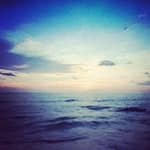
#> input picture filt.jpg, 150 x 150 px
$ python learn3.py
#> lines starting #> are read from the running program, lines starting #| are printed output that depends on the picture
import functools
def log( *args ):
    def decorator( func ):
        @functools.wraps(func)
        def wrapper():
            print('%s %s():' %( args[0] if len( args )>0 else "call" ,func.__name__ ))
            func()
            print('%s %s():' % (args[0] if len(args) > 0 else "call", func.__name__))
        return wrapper
    return decorator
@log()
def now():
    print( "ssss" )
#print( now() )
int=functools.partial( int,base=2 )
print( int( '1010111') )
print( int( '1010111',base=10) )
kw={'base':2}
print( int( '10010',**kw ) )
max2=functools.partial( max,10 )
print( max2( 5,6 ) )
from PIL import Image
im=Image.open('filt.jpg')
#> im is the input picture: PIL image 150x150 RGB; mean R, G, B 116.2, 134.2, 158.2
print( im.format,im.size,im.mode )
#| JPEG (150, 150) RGB
im.thumbnail( ( 30,30 ) )
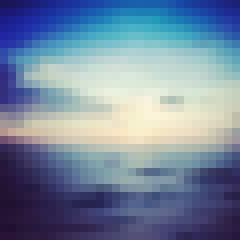
#> im: PIL image 30x30 RGB (shown 8 times larger); mean R, G, B 116.3, 134.4, 158.4
im.save( 'thu.jpg','JPEG' )
